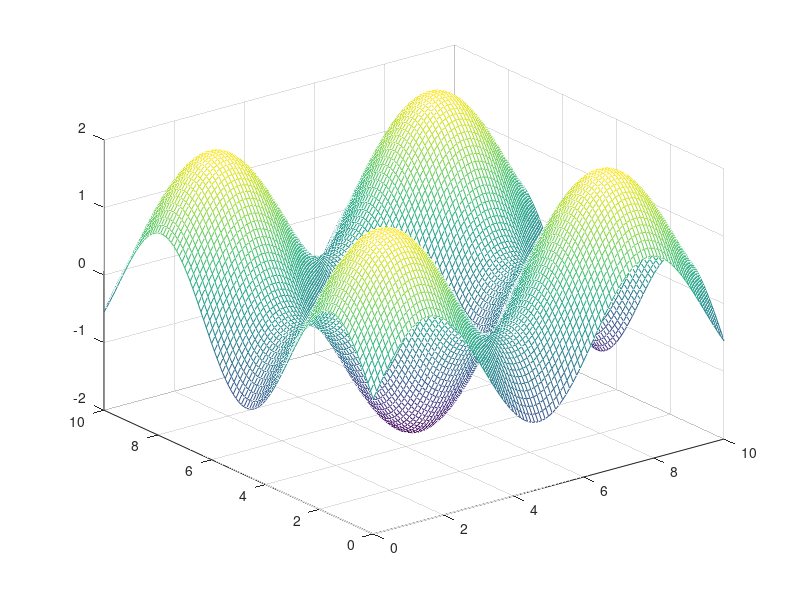

MATLAB code to generate this figure:
close all
clear
clc
%% init
m=4;
x=0:0.1:10;
y=x;
n=length(x);

[xs,ys]=meshgrid(x,y);
z=zeros(n,n);
for i=1:n
    for j=1:n
        z(i,j)=sin(x(i))+sin(y(j));
    end
end
mesh(x,y,z)

%%
